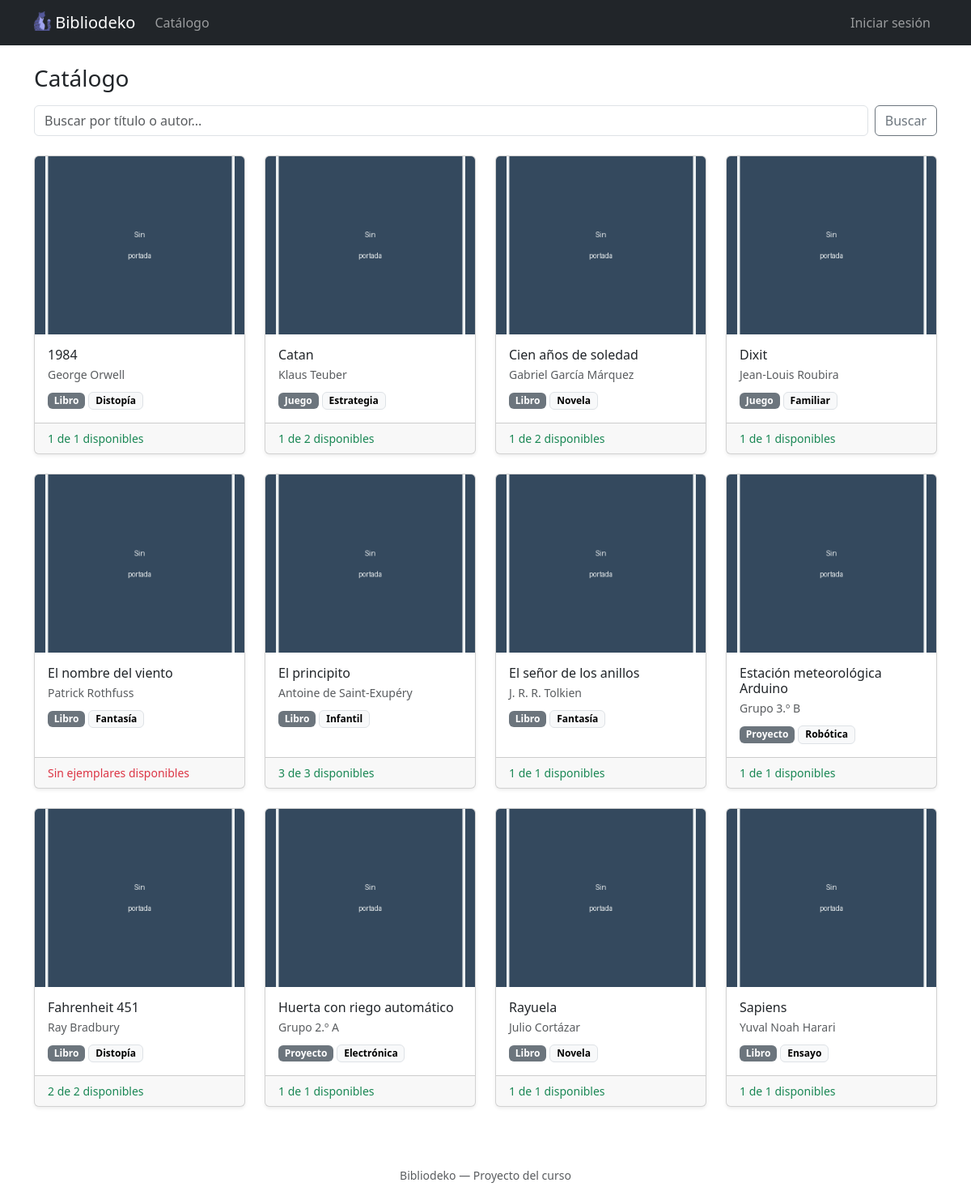
The page / on the database its author committed.
### tables this page shows
CREATE TABLE IF NOT EXISTS items (
    id        INT AUTO_INCREMENT PRIMARY KEY,
    tipo      ENUM('libro', 'juego', 'proyecto') NOT NULL DEFAULT 'libro',
    titulo    VARCHAR(150) NOT NULL,
    autor     VARCHAR(100) NOT NULL,
    categoria VARCHAR(50)  NULL,
    stock     INT UNSIGNED NOT NULL DEFAULT 1,
    imagen    VARCHAR(100) NOT NULL DEFAULT 'default.png'
);

### controllers/ItemController.php (called while the page is built, shortened)
<?php
require_once __DIR__ . '/../models/Item.php';
function listarItems() {
    global $pdo;
    $q = trim($_GET['q'] ?? '');
    $items = Item::listar($pdo, $q);
    require __DIR__ . '/../views/items/listar.php';
}

### helpers.php (called while the page is built, shortened)
<?php
function esAdmin() {
    return isset($_SESSION['usuario']) && $_SESSION['usuario']['rol'] === 'admin';
}

### models/Item.php (called while the page is built, shortened)
<?php
class Item {
    private $tipo;
    private $titulo;
    private $autor;
    private $categoria;
    private $stock;
    private $imagen;
    private $prestados;
    public function __construct($id, $tipo, $titulo, $autor, $categoria, $stock, $imagen, $prestados) {
        $this->tipo = $tipo;
        $this->titulo = $titulo;
        $this->autor = $autor;
        $this->categoria = $categoria;
        $this->stock = $stock;
        $this->imagen = $imagen;
        $this->prestados = $prestados;
    }
    public function getTipo() { return $this->tipo; }
    public function getTitulo() { return $this->titulo; }
    public function getAutor() { return $this->autor; }
    public function getCategoria() { return $this->categoria; }
    public function getStock() { return $this->stock; }
    public function getImagen() { return $this->imagen; }
    public function getDisponibles() { return $this->stock - $this->prestados; }
    public static function listar($pdo, $q = '') {
        if ($q !== '') {
            $stmt = $pdo->prepare("
                SELECT i.*,
                       (SELECT COUNT(*) FROM prestamos p WHERE p.item_id = i.id AND p.estado = 'activo') AS prestados
                FROM items i
                WHERE i.titulo LIKE ? OR i.autor LIKE ?
                ORDER BY i.titulo
            ");
            $stmt->execute(["%$q%", "%$q%"]);
        } else {
            $stmt = $pdo->prepare("
                SELECT i.*,
                       (SELECT COUNT(*) FROM prestamos p WHERE p.item_id = i.id AND p.estado = 'activo') AS prestados
                FROM items i
                ORDER BY i.titulo
            ");
            $stmt->execute();
        }
        $filas = $stmt->fetchAll();
        $items = [];
        foreach ($filas as $f) {
            $items[] = new Item($f['id'], $f['tipo'], $f['titulo'], $f['autor'], $f['categoria'], $f['stock'], $f['imagen'], $f['prestados']);
        }
        return $items;
    }
}

### views/items/listar.php (the view, shortened to what this page needs)
<?php require __DIR__ . '/../header.php'; ?>
<div class="d-flex justify-content-between align-items-center mb-3">
  <h1 class="h3 mb-0">Catálogo</h1>
</div>
<form method="GET" action="index.php" class="row g-2 mb-4">
  <div class="col-auto flex-grow-1">
    <input type="text" name="q" class="form-control" placeholder="Buscar por título o autor..."
      value="<?= htmlspecialchars($_GET['q'] ?? '') ?>">
  </div>
  <div class="col-auto">
    <button class="btn btn-outline-secondary" type="submit">Buscar</button>
  </div>
</form>
<?php if (empty($items)): ?>
  <div class="alert alert-secondary">No se encontraron ítems.</div>
<?php else: ?>
  <div class="row row-cols-2 row-cols-md-3 row-cols-lg-4 g-4">
    <?php foreach ($items as $item): ?>
      <div class="col">
        <div class="card h-100 shadow-sm">
          <img src="uploads/<?= htmlspecialchars($item->getImagen()) ?>" class="card-img-top" style="height:220px; object-fit:cover;">
          <div class="card-body">
            <h6 class="card-title mb-1"><?= htmlspecialchars($item->getTitulo()) ?></h6>
            <p class="card-text text-muted small mb-2"><?= htmlspecialchars($item->getAutor()) ?></p>
            <span class="badge text-bg-secondary"><?= htmlspecialchars(ucfirst($item->getTipo())) ?></span>
            <?php if ($item->getCategoria()): ?>
              <span class="badge text-bg-light border"><?= htmlspecialchars($item->getCategoria()) ?></span>
            <?php endif; ?>
          </div>
          <div class="card-footer small">
            <?php if ($item->getDisponibles() > 0): ?>
              <span class="text-success"><?= htmlspecialchars($item->getDisponibles()) ?> de <?= htmlspecialchars($item->getStock()) ?> disponibles</span>
            <?php else: ?>
              <span class="text-danger">Sin ejemplares disponibles</span>
            <?php endif; ?>
          </div>
        </div>
      </div>
    <?php endforeach; ?>
  </div>
<?php endif; ?>
<?php require __DIR__ . '/../footer.php'; ?>

### index.php (shortened to what this page needs)
<?php
require_once __DIR__ . '/conexion.php';
require_once __DIR__ . '/helpers.php';
require_once __DIR__ . '/controllers/ItemController.php';
$accion = $_GET['accion'] ?? 'listarItems';
switch ($accion) {
    case 'listarItems':
        listarItems();
        break;
}

### views/header.php (shortened to what this page needs)
<!DOCTYPE html>
<html lang="es">
<head>
  <link href="https://cdn.jsdelivr.net/npm/bootstrap@5.3.3/dist/css/bootstrap.min.css" rel="stylesheet">
  <link href="https://cdn.jsdelivr.net/npm/select2@4.1.0-rc.0/dist/css/select2.min.css" rel="stylesheet">
</head>
<body>
  <nav class="navbar navbar-expand-md navbar-dark bg-dark mb-4">
    <div class="container">
      <a class="navbar-brand" href="index.php?accion=listarItems">
        <img src="views/imagenes/favicon.ico" alt="Logo" height="24" class="d-inline-block align-text-top pr-4">
        Bibliodeko
      </a>
      <div class="collapse navbar-collapse" id="nav">
        <ul class="navbar-nav me-auto">
          <li class="nav-item"><a class="nav-link" href="index.php?accion=listarItems">Catálogo</a></li>
        </ul>
        <ul class="navbar-nav">
          <?php if (isset($_SESSION['usuario'])): ?>
            <li class="nav-item d-flex align-items-center">
              <span class="navbar-text text-light me-3">
                <?= htmlspecialchars($_SESSION['usuario']['email']) ?>
                <span class="badge text-bg-secondary"><?= htmlspecialchars($_SESSION['usuario']['rol']) ?></span>
              </span>
            </li>
            <li class="nav-item"><a class="nav-link" href="index.php?accion=logout">Salir</a></li>
          <?php else: ?>
            <li class="nav-item"><a class="nav-link" href="index.php?accion=login">Iniciar sesión</a></li>
          <?php endif; ?>
        </ul>
      </div>
    </div>
  </nav>
  <div class="container pb-5">

### views/footer.php (shortened to what this page needs)
</div>
<footer class="text-center text-muted py-4">
  <small>Bibliodeko &mdash; Proyecto del curso</small>
</footer>
</body>
</html>

### rows shown on the page
items: imagen (placeholder picture), titulo "1984", autor "George Orwell", tipo "Libro", categoria "Distopía", stock "1"
items: imagen (placeholder picture), titulo "Catan", autor "Klaus Teuber", tipo "Juego", categoria "Estrategia", Disponibles "1", stock "2"
items: imagen (placeholder picture), titulo "Cien años de soledad", autor "Gabriel García Márquez", tipo "Libro", categoria "Novela", Disponibles "1", stock "2"
items: imagen (placeholder picture), titulo "Dixit", autor "Jean-Louis Roubira", tipo "Juego", categoria "Familiar", stock "1"
items: imagen (placeholder picture), titulo "El nombre del viento", autor "Patrick Rothfuss", tipo "Libro", categoria "Fantasía", stock "Sin ejemplares disponibles"
items: imagen (placeholder picture), titulo "El principito", autor "Antoine de Saint-Exupéry", tipo "Libro", categoria "Infantil", stock "3"
items: imagen (placeholder picture), titulo "El señor de los anillos", autor "J. R. R. Tolkien", tipo "Libro", categoria "Fantasía", stock "1"
items: imagen (placeholder picture), titulo "Estación meteorológica Arduino", autor "Grupo 3.º B", tipo "Proyecto", categoria "Robótica", stock "1"
items: imagen (placeholder picture), titulo "Fahrenheit 451", autor "Ray Bradbury", tipo "Libro", categoria "Distopía", stock "2"
items: imagen (placeholder picture), titulo "Huerta con riego automático", autor "Grupo 2.º A", tipo "Proyecto", categoria "Electrónica", stock "1"
items: imagen (placeholder picture), titulo "Rayuela", autor "Julio Cortázar", tipo "Libro", categoria "Novela", stock "1"
items: imagen (placeholder picture), titulo "Sapiens", autor "Yuval Noah Harari", tipo "Libro", categoria "Ensayo", stock "1"
